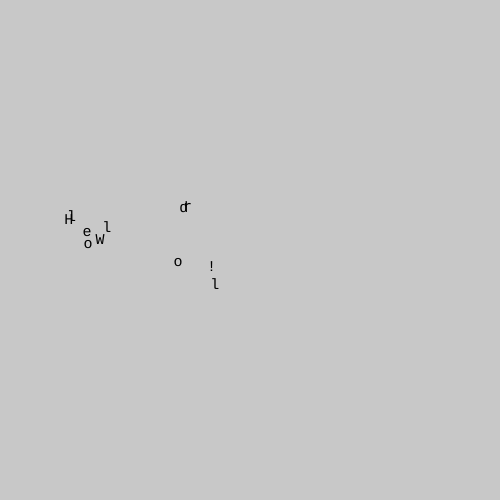
Frame 1 (no input)
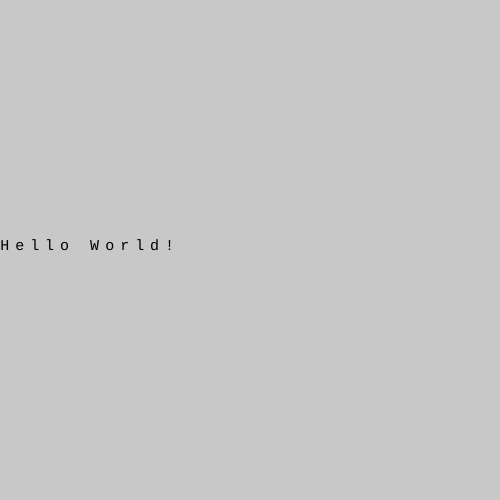
Frame 60 (no input)
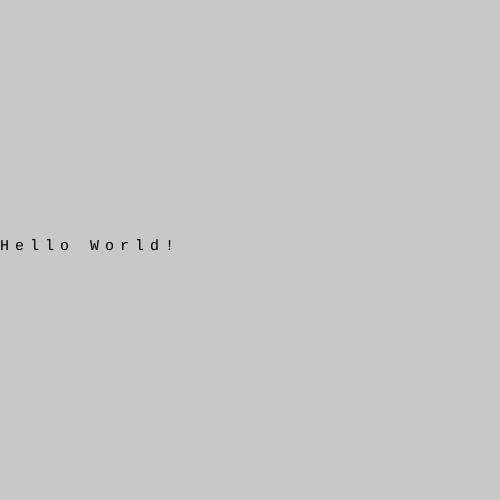
Frame 120 (the mouse pressed at the canvas centre since frame 60)

The p5.js sketch that drew these frames (run headless with seeded random() and noise() and a simulated clock; from frame 60 on, the mouse is pressed at the canvas centre):

// p5.js sketch
// ── sketch.js
var charObjs = [];
var myString = "Hello World!";
var xPos = 0;
var charSize = 15;

function setup() {
  createCanvas(500, 500);
  textFont ('Courier');
  for (var i = 0; i < myString.length; i++) {
    var char = myString[i];
    charObjs[i] = new MovingChar( char, xPos, height/2, charSize, 0.1, 0 );
    xPos += charSize;
  }
}

function draw() {
  background(200);
  for ( var i = 0; i < charObjs.length; i++) {
    charObjs[i].move();
    charObjs[i].display();
  }
}

function keyPressed() {
  var newChar = new MovingChar( key, xPos, height/2, charSize, 0.1, 0);
  charObjs.push(newChar);
  xPos += charSize;
}

// ── movingChar.js
class MovingChar {
  constructor(char, x, y, size, speed, color) {
    this.char = char;
    this.targetX = x;
    this.targetY = y;
    this.x = x + random(100);
    this.y = y + random(-50, 50);
    this.size = size;
    this.speed = speed;
    this.color = color;
  }

  move() {
    var diffX = this.targetX - this.x;
    var diffY = this.targetY - this.y;

    this.x = this.x + diffX * this.speed;
    this.y = this.y + diffY * this.speed;
  }

  display() {
    fill(this.color);
    textSize(this.size);
    text(this.char, this.x, this.y);
  }
}
